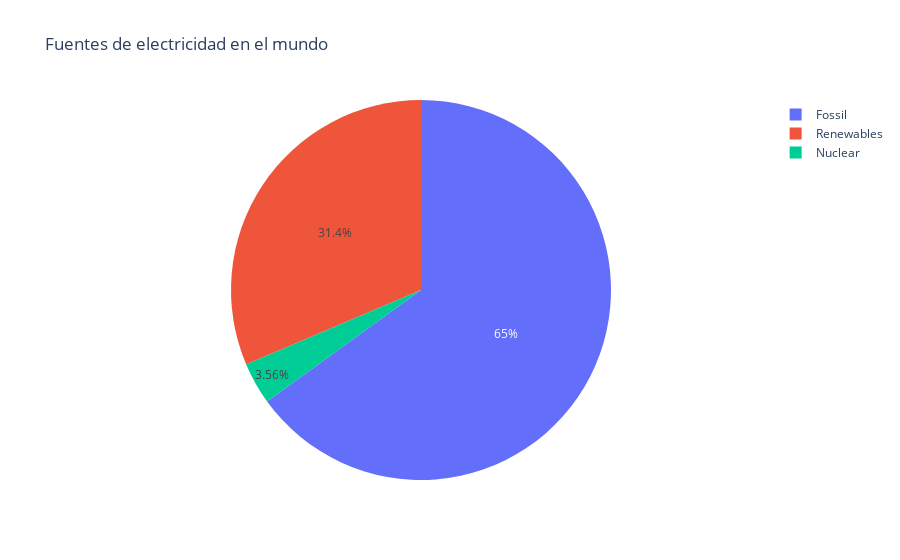

Write notebook code for a chart like this one.
### Markdown cell above
### ¿cuál es la fuente de generación de eléctricidad más utilizada a nivel mundial?

### Code cell
# Se calcula la suma total de las tres columnas
total_fossil_share = wec_medias['fossil_share_elec'].sum()
total_renewables_share = wec_medias['renewables_share_elec'].sum()
total_nuclear_share = wec_medias['nuclear_share_elec'].sum()

# Se crea un DataFrame con los totales
totals_df = pd.DataFrame({'Source': ['Fossil', 'Renewables','Nuclear'],'Total Share': [total_fossil_share, total_renewables_share, total_nuclear_share]})

# Se grafica 
fig = px.pie(totals_df,names='Source',values='Total Share',title='Fuentes de electricidad en el mundo',)
plt.figure(figsize=(6, 3))
# Se muestra el gráfico
fig.show()

### Figure 1 — Plotly figure (JSON) as saved in the notebook; plotly's stock layout.template omitted (floating-point values rounded to 4 significant figures)
{"data": [{"domain": {"x": [0, 1], "y": [0, 1]}, "hovertemplate": "Source=%{label}<br>Total Share=%{value}<extra></extra>", "labels": ["Fossil", "Renewables", "Nuclear"], "legendgroup": "", "name": "", "showlegend": true, "type": "pie", "values": [13200.0, 6375.0, 723.3]}], "layout": {"legend": {"tracegroupgap": 0}, "title": {"text": "Fuentes de electricidad en el mundo"}}}
